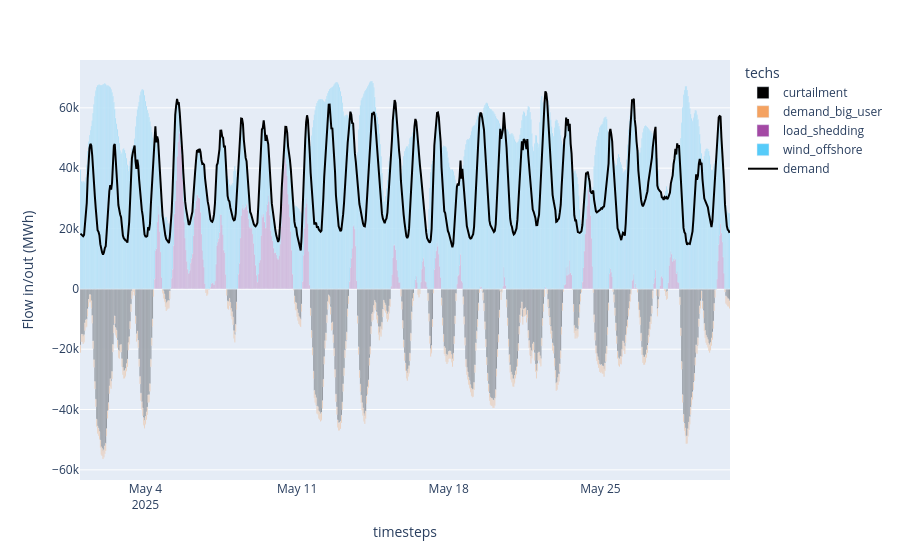

Write notebook code for a chart like this one.
### Code cell
plot_dispatch(
    model_path=f"results/{scenario_name_user}_results.nc",
    plot_export_path=f"results/{scenario_name_user}_dispatch.html",
)

### Figure 1 — Plotly figure (JSON) as saved in the notebook; plotly's stock layout.template omitted (floating-point values rounded to 4 significant figures; data arrays with more than 128 entries replaced by an {"elided": "..."} marker saying what was removed)
{"data": [{"hovertemplate": "techs=curtailment<br>timesteps=%{x}<br>Flow in/out (MWh)=%{y}<extra></extra>", "legendgroup": "curtailment", "marker": {"color": "#000000", "pattern": {"shape": ""}}, "name": "curtailment", "orientation": "v", "showlegend": true, "textposition": "auto", "type": "bar", "x": {"elided": "468 str values"}, "xaxis": "x", "y": {"elided": "468 float values"}, "yaxis": "y"}, {"hovertemplate": "techs=demand_big_user<br>timesteps=%{x}<br>Flow in/out (MWh)=%{y}<extra></extra>", "legendgroup": "demand_big_user", "marker": {"color": "#F4A261", "pattern": {"shape": ""}}, "name": "demand_big_user", "orientation": "v", "showlegend": true, "textposition": "auto", "type": "bar", "x": {"elided": "468 str values"}, "xaxis": "x", "y": {"elided": "468 float values"}, "yaxis": "y"}, {"hovertemplate": "techs=load_shedding<br>timesteps=%{x}<br>Flow in/out (MWh)=%{y}<extra></extra>", "legendgroup": "load_shedding", "marker": {"color": "#A349A4", "pattern": {"shape": ""}}, "name": "load_shedding", "orientation": "v", "showlegend": true, "textposition": "auto", "type": "bar", "x": {"elided": "720 str values"}, "xaxis": "x", "y": {"elided": "720 float values"}, "yaxis": "y"}, {"hovertemplate": "techs=wind_offshore<br>timesteps=%{x}<br>Flow in/out (MWh)=%{y}<extra></extra>", "legendgroup": "wind_offshore", "marker": {"color": "#56CBF9", "pattern": {"shape": ""}}, "name": "wind_offshore", "orientation": "v", "showlegend": true, "textposition": "auto", "type": "bar", "x": {"elided": "720 str values"}, "xaxis": "x", "y": {"elided": "720 float values"}, "yaxis": "y"}, {"marker": {"color": "black"}, "name": "demand", "type": "scatter", "x": {"elided": "720 str values"}, "y": {"elided": "720 float values"}}], "layout": {"barmode": "relative", "legend": {"title": {"text": "techs"}, "tracegroupgap": 0}, "margin": {"t": 60}, "xaxis": {"anchor": "y", "domain": [0, 1], "title": {"text": "timesteps"}}, "yaxis": {"anchor": "x", "domain": [0, 1], "title": {"text": "Flow in/out (MWh)"}}}}
